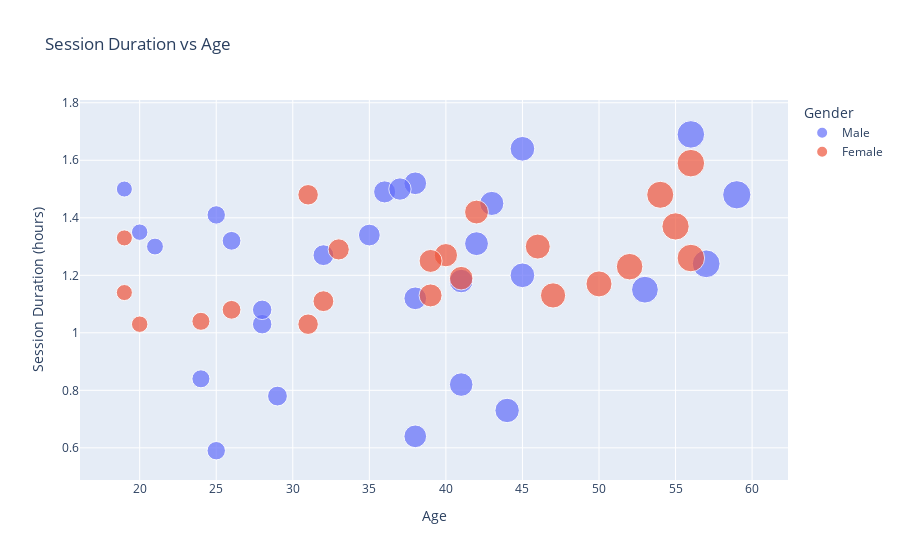

Source (notebook cell):
### Code cell
fig = px.scatter(data.head(50), x='Age', y='Session Duration (hours)', color='Gender', 
              title='Session Duration vs Age', size = 'Age')
fig.show()

### Figure 1 — Plotly figure (JSON) as saved in the notebook; plotly's stock layout.template omitted (floating-point values rounded to 4 significant figures)
{"data": [{"hovertemplate": "Gender=Male<br>Age=%{marker.size}<br>Session Duration (hours)=%{y}<extra></extra>", "legendgroup": "Male", "marker": {"color": "#636efa", "size": [56, 25, 38, 36, 28, 28, 41, 53, 57, 41, 20, 19, 38, 29, 44, 59, 45, 32, 38, 26, 35, 21, 42, 43, 37, 45, 24, 25], "sizemode": "area", "sizeref": 0.1475, "symbol": "circle"}, "mode": "markers", "name": "Male", "orientation": "v", "showlegend": true, "type": "scatter", "x": [56, 25, 38, 36, 28, 28, 41, 53, 57, 41, 20, 19, 38, 29, 44, 59, 45, 32, 38, 26, 35, 21, 42, 43, 37, 45, 24, 25], "xaxis": "x", "y": [1.69, 0.59, 0.64, 1.49, 1.03, 1.08, 0.82, 1.15, 1.24, 1.18, 1.35, 1.5, 1.12, 0.78, 0.73, 1.48, 1.64, 1.27, 1.52, 1.32, 1.34, 1.3, 1.31, 1.45, 1.5, 1.2, 0.84, 1.41], "yaxis": "y"}, {"hovertemplate": "Gender=Female<br>Age=%{marker.size}<br>Session Duration (hours)=%{y}<extra></extra>", "legendgroup": "Female", "marker": {"color": "#EF553B", "size": [46, 32, 56, 40, 39, 19, 41, 47, 55, 50, 39, 42, 33, 20, 54, 24, 56, 31, 26, 19, 52, 31], "sizemode": "area", "sizeref": 0.1475, "symbol": "circle"}, "mode": "markers", "name": "Female", "orientation": "v", "showlegend": true, "type": "scatter", "x": [46, 32, 56, 40, 39, 19, 41, 47, 55, 50, 39, 42, 33, 20, 54, 24, 56, 31, 26, 19, 52, 31], "xaxis": "x", "y": [1.3, 1.11, 1.59, 1.27, 1.13, 1.33, 1.19, 1.13, 1.37, 1.17, 1.25, 1.42, 1.29, 1.03, 1.48, 1.04, 1.26, 1.48, 1.08, 1.14, 1.23, 1.03], "yaxis": "y"}], "layout": {"autosize": true, "legend": {"itemsizing": "constant", "title": {"text": "Gender"}, "tracegroupgap": 0}, "title": {"text": "Session Duration vs Age"}, "xaxis": {"anchor": "y", "autorange": true, "domain": [0, 1], "range": [16.25, 62.09], "title": {"text": "Age"}, "type": "linear"}, "yaxis": {"anchor": "x", "autorange": true, "domain": [0, 1], "range": [0.4343, 1.887], "title": {"text": "Session Duration (hours)"}, "type": "linear"}}}
